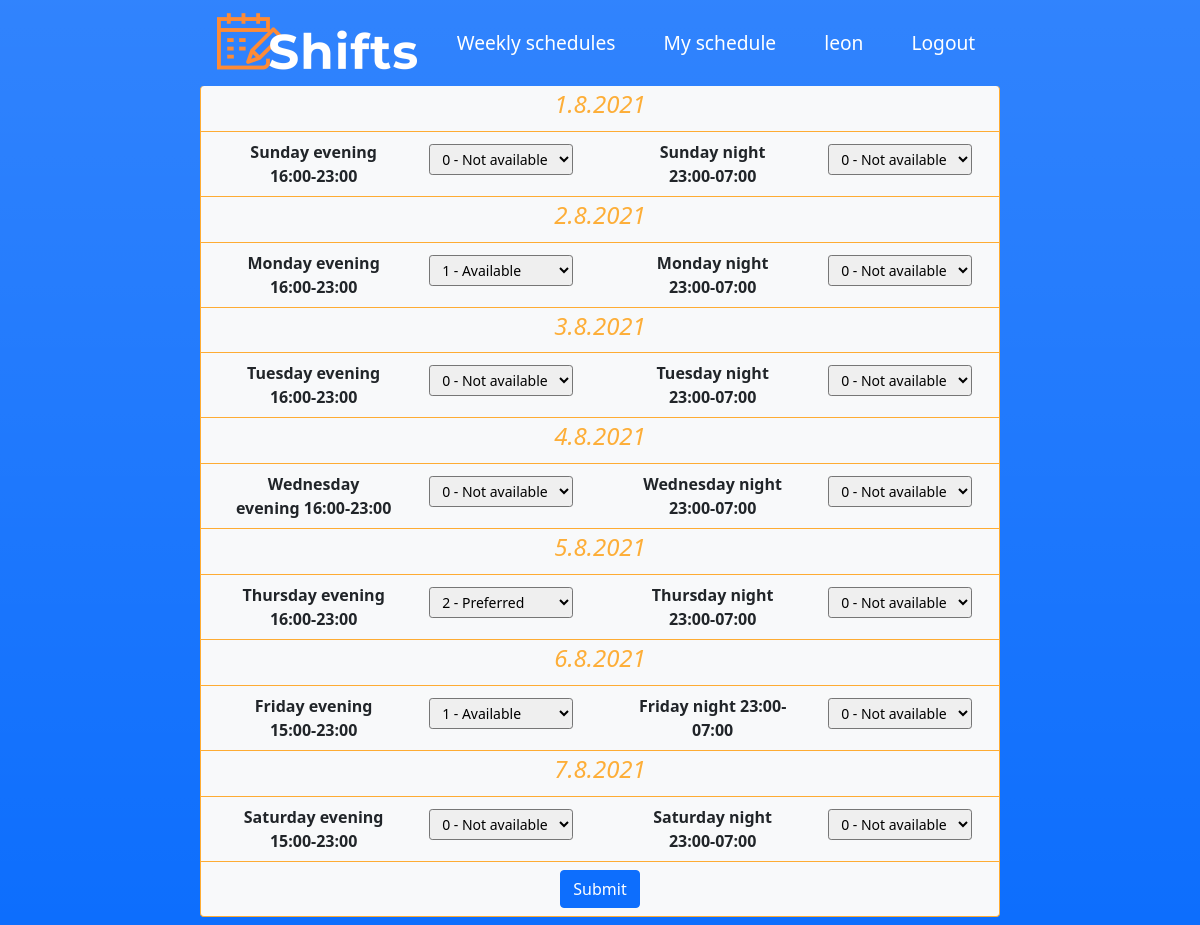
Screenshot of /addshifts/ (signed in) with the database file from the repository.
### Shifts/models.py (models this page shows, shortened)
class WeeklyUserSchedule(models.Model):
    WeeklyDayDates = models.ForeignKey(WeeklyDayDates, related_name="UserSchedule" , on_delete=models.CASCADE)
    user_name = models.ForeignKey(
        settings.AUTH_USER_MODEL,
        related_name="shift_submitter",
        on_delete=models.DO_NOTHING,
    )
    for day in DAYS_OF_WEEK:
        if (day == 'friday' or day == 'saturday'):
            for shift_type,shift_hour in zip(TYPE_OF_SHIFTS,SHIFTS_HOURS_WEEKENDS  ) :
                exec(
                    f'{day}_{shift_type} = models.IntegerField(verbose_name =f"{day} {shift_type} {shift_hour}" ,default=0, choices=SUBMIT_CHOICES ,validators=[MinValueValidator(MIN_VAL_SHIFT),MaxValueValidator(MAX_VAL_SHIFT)])'
                )
        else:
            for shift_type,shift_hour in zip(TYPE_OF_SHIFTS,SHIFTS_HOURS_REG ) :
                exec(
                    f'{day}_{shift_type} = models.IntegerField(verbose_name =f"{day} {shift_type} {shift_hour}" ,default=0 , choices=SUBMIT_CHOICES ,validators=[MinValueValidator(MIN_VAL_SHIFT),MaxValueValidator(MAX_VAL_SHIFT)])'
                )
    created_at = models.DateTimeField(auto_now_add=True)
    updated_at = models.DateTimeField(auto_now=True)

### Shifts/views.py (the view, shortened to what this page needs)
# urls.py: path("addshifts/", views.add_shifts, name="addshifts"),
@login_required()
def add_shifts(request):
    WeeklyUserSchedule = get_WeeklyUserSchedule(request)
    if WeeklyUserSchedule == None:
        form = WeeklyUserScheduleForm()
    else:
        form = WeeklyUserScheduleForm(instance=WeeklyUserSchedule)
    context = {"form": form}
    add_weekdays_to_context_form(context,form)
    return render(request, "Shifts/addshifts.html", context)

### Shifts/forms.py
class WeeklyUserScheduleForm(ModelForm):
    class Meta:
        model = WeeklyUserSchedule
        exclude = ["user_name" ,"WeeklyDayDates" ]
        widgets = {}
        for day in DAYS_OF_WEEK:
            for shift_type in TYPE_OF_SHIFTS:
                widgets[f"{day}_{shift_type}"] = forms.Select(
                    choices=SUBMIT_CHOICES,attrs={
                        "class": "form-control-sm",    #for bootstrap
                        'min' :MIN_VAL_SHIFT,           #validators
                        'max': MAX_VAL_SHIFT
                        }
                )
    def day_date(self,dayindex):
        day = timezone.now().replace(hour=0, minute=0, second=0, microsecond=0)
        day -= timedelta(days=(day.weekday() + 1) % 7) # for a week that starts on a Sunday
        day += timedelta(days=7+dayindex )  #adding the following week with dayindex
        return day

### Shifts/myFunctions.py (called while the page is built)
def calc_start_week():
    week_start = timezone.now().replace(hour=0, minute=0, second=0, microsecond=0)
    week_start -= timedelta(days=(week_start.weekday() + 1) % 7)
    return week_start

def calc_next_week():
    week_start = timezone.now().replace(hour=0, minute=0, second=0, microsecond=0)
    week_start -= timedelta(days=(week_start.weekday() + 1) % 7)
    week_end = week_start + timedelta(days=7)
    return week_end

### Shifts/views.py (called while the page is built)
def get_WeeklyUserSchedule(request):
    week_start = calc_start_week()
    week_end = calc_next_week()
    print (week_end)
    return WeeklyUserSchedule.objects.filter(
        user_name=request.user, created_at__gte=week_start, created_at__lt=week_end
    ).last()

def add_weekdays_to_context_form(context, form):
    for i in range(0,7):
        context[f"date{i}"] = form.day_date(i)

### Shifts/templates/Shifts/addshifts.html (shortened to what this page needs)
{% extends "Shifts/layout.html" %}
{% block body %}
    <div class="container-sm bg-light justify-content-center  border border-top-0  rounded mx-auto mb-2  " style="max-width: 800px; border-color: #feac33 !important;">
    {% load static %}
            <form action="{% url 'Shifts:addshifts' %}" method ="post">
                <div class="row ">
                        {% for field in form %}
                        {% if "evening" in field.label %}
                            <div class="col-sm-12 p-1 mx-auto border-bottom  " style=" border-color: #feac33 !important;">
                                <p class="text-center h4 fst-italic " id="{{field.label}}"  style="color:#fdae38 ;"> Date</p>
                            </div>
                        {% endif %}
                        <div class="col-sm-6 d-flex py-2  border-bottom  " style=" border-color: #feac33 !important;">
                            <div class="col-sm-6 px-3 fw-bolder text-center text-dark   mx-auto " >
                                {{ field.label }}
                            </div>
                            <div class="col-xs-2 px-2 py-1  mx-auto ">
                                {{ field }}
                            </div>
                        </div>
                        {% endfor %}
                </div>
                <div class="d-flex justify-content-center" >
                       <input type="submit" class="btn btn-primary m-2"></input>
                </div>
            </form>
   </div>
{% endblock %}

### Shifts/templates/Shifts/layout.html (shortened to what this page needs)
<!DOCTYPE html>
{% load static %}
<html lang="en">
<head>
  <link href="https://cdn.jsdelivr.net/npm/bootstrap@5.0.2/dist/css/bootstrap.min.css" rel="stylesheet">
</head>
<body class="container-fluid min-vh-100 bg-primary bg-gradient">
  <nav class=" navbar navbar-expand-sm justify-content-center  navbar-dark ">
    <a class="nav-brand px-3" href="{% url 'Shifts:index' %}"><img src="{% static 'img/logo.png'  %}"
        class="img-responsive"> </a>
    <ul class="navbar-nav">
      <li class="nav-item px-3 ">
        <a class="nav-link active " href="{% url 'Shifts:Weekly_schedules' %}" style="font-size: larger;">Weekly schedules</a>
      </li>
      <li class="nav-item px-3">
        <a class="nav-link active" href="{% url 'Shifts:my_weekly_schedule' %}" style="font-size: larger;">My schedule</a>
      </li>
      {% if request.user.is_authenticated %}
      <li class="nav-item px-3">
        <a class="nav-link active" href={% url 'Shifts:index' %}{{user.username}} style="font-size: larger;">
        {{user.username }} </a>
      </li>
      <li class="nav-item px-3">
        <a class="nav-link active" href="{% url 'Shifts:logout' %}" style="font-size: larger;">Logout </a>
      </li>
      {% else %}
      <li class="nav-item px-3">
        <a class="nav-link active" href="{% url 'Shifts:login' %}" style="font-size: larger;">Login </a>
      </li>
      {% endif %}
    </ul>
  </nav>
  {% block body %}
  {% endblock %}
</body>
</html>

### rows the page displays
WeeklyUserSchedule: form "0 - Not available" "0 - Not available" "1 - Available" "0 - Not available" "0 - Not available" "0 - Not available" "0 - Not available" "0 - Not available" "2 - Preferred" "0 - Not available" "1 - Available" "0 - Not available" "0 - Not available" "0 - Not available"

### other values shown
{{ user.username }} "leon"
{{ field.label }} "Sunday evening 16:00-23:00" "Sunday night 23:00-07:00" "Monday evening 16:00-23:00" "Monday night 23:00-07:00" "Tuesday evening 16:00-23:00" "Tuesday night 23:00-07:00" "Wednesday evening 16:00-23:00" "Wednesday night 23:00-07:00" "Thursday evening 16:00-23:00" "Thursday night 23:00-07:00" "Friday evening 15:00-23:00" "Friday night 23:00-07:00" "Saturday evening 15:00-23:00" "Saturday night 23:00-07:00"
